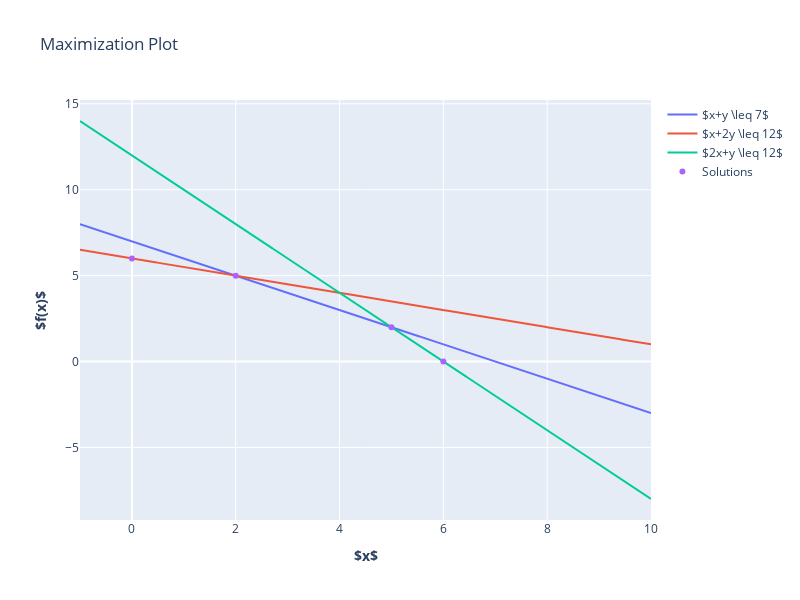

Notebook code for this chart:
### Code cell
trace1 = go.Scatter(x = x, y = 7-x, name = "$x+y \leq 7$")
trace2 = go.Scatter(x = x, y = (12-x)/2, name = "$x+2y \leq 12$")
trace3 = go.Scatter(x=x, y=12-2*x, name='$2x+y \leq 12$')
trace4 = go.Scatter(x=[0,2,5,6], y=[6,5,2,0], mode = 'markers', name='Solutions')

fig = go.Figure(data=[trace1, trace2, trace3, trace4])
fig.update_layout(height=600, width=800, title_text="Maximization Plot")
fig.update_xaxes(title_text="<b>$x$</b>")
fig.update_yaxes(title_text="<b>$f(x)$</b>")
fig.show()

### Figure 1 — Plotly figure (JSON) as saved in the notebook; plotly's stock layout.template omitted (floating-point values rounded to 4 significant figures; data arrays with more than 128 entries replaced by an {"elided": "..."} marker saying what was removed)
{"data": [{"name": "$x+y \\leq 7$", "type": "scatter", "x": {"elided": "1000 float values"}, "y": {"elided": "1000 float values"}}, {"name": "$x+2y \\leq 12$", "type": "scatter", "x": {"elided": "1000 float values"}, "y": {"elided": "1000 float values"}}, {"name": "$2x+y \\leq 12$", "type": "scatter", "x": {"elided": "1000 float values"}, "y": {"elided": "1000 float values"}}, {"mode": "markers", "name": "Solutions", "type": "scatter", "x": [0, 2, 5, 6], "y": [6, 5, 2, 0]}], "layout": {"height": 600, "title": {"text": "Maximization Plot"}, "width": 800, "xaxis": {"autorange": true, "range": [-1, 10], "title": {"text": "<b>$x$</b>"}, "type": "linear"}, "yaxis": {"autorange": true, "range": [-9.222, 15.22], "title": {"text": "<b>$f(x)$</b>"}, "type": "linear"}}}
